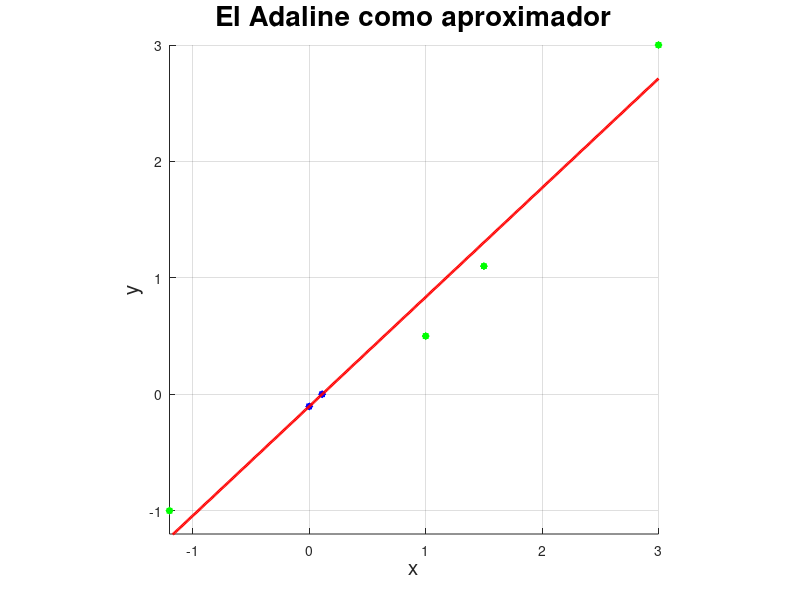
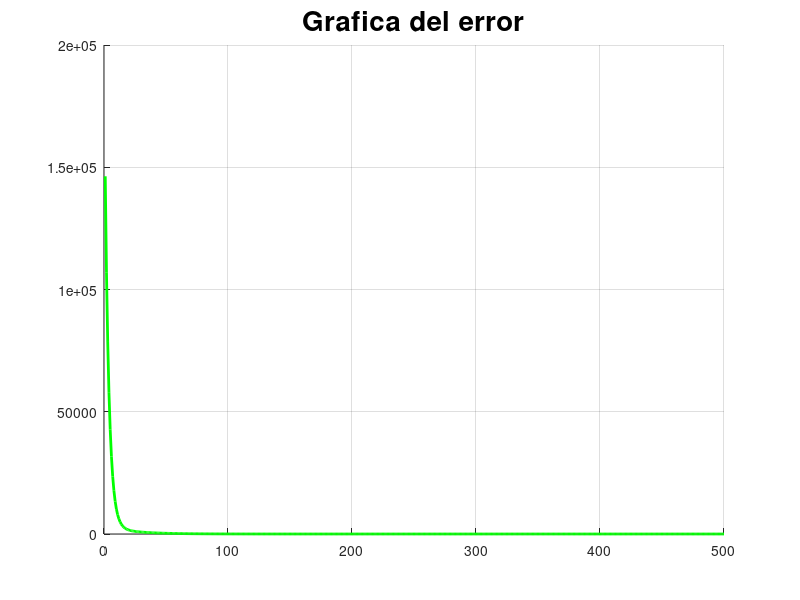

Write MATLAB code to recreate these figures, in order.
% Ian Mu;oz Nu;ez - El Adaline como aproximador de funciones

% Diseñar un código para que un Adaline aproxime la función descrita por los puntos:
% (1.0, 0.5), (1.5, 1.1), (3.0, 3.0), (-1.2, -1.0)

close all
clear
clc

x = [1.0 1.5 3.0 -1.2]; % Vector de entrada
b = [1.0 1.0 1.0 1.0]; % bias

P = [x; b]; % Patrones de entrada
d = [0.5; 1.1; 3.0; -1.0]; % Salida deseada

xl = min(x); % Valor minimo del vector de entrada
xu = max(x); % Valor maximo del vector de entrada
iter = 500; % Numero de iteraciones
eta = 0.01; % Velocidad de aprendizaje

[r, c] = size(P);
w = 100*rand(r, 1); % Vector de pesos
t = d;
x = P;

for step=1:iter
    y = zeros(c, 1);

    p = randperm(c);
    x = x(:, p);
    t = t(p);

    for j=1:c
        i = p(j);
        y(i) = x(:, i)' * w;
        w = w + eta * (t(i) - y(i)) * x(:, i);
    end

    J(step) = sum((t - x' * w).^2); % Calculo del error
end

figure(1) %%%% Grafica de la aproximacion de la funcion
hold on
grid on

x = [0 -w(2)/w(1)];
y = [w(2) 0];

t = xl:0.01:xu;
m = (y(2) - y(1))/(x(2) - x(1));
f = m*(t - x(1)) + y(1);

plot(P(1, :), d, 'g*', 'LineWidth', 4, 'MarkerSize', 4)
plot(x, y, 'b*', 'LineWidth', 4, 'MarkerSize', 4)
plot(t, f, 'r-', 'LineWidth', 2)

title("El Adaline como aproximador", 'FontSize', 20)
xlabel('x', 'FontSize', 15)
ylabel('y', 'FontSize', 15)

axis equal
axis([xl xu xl xu])

figure(2) %%%% Grafica del error
hold on
grid on

plot(J, 'g-', 'LineWidth', 2)

title("Grafica del error", 'FontSize', 20)

